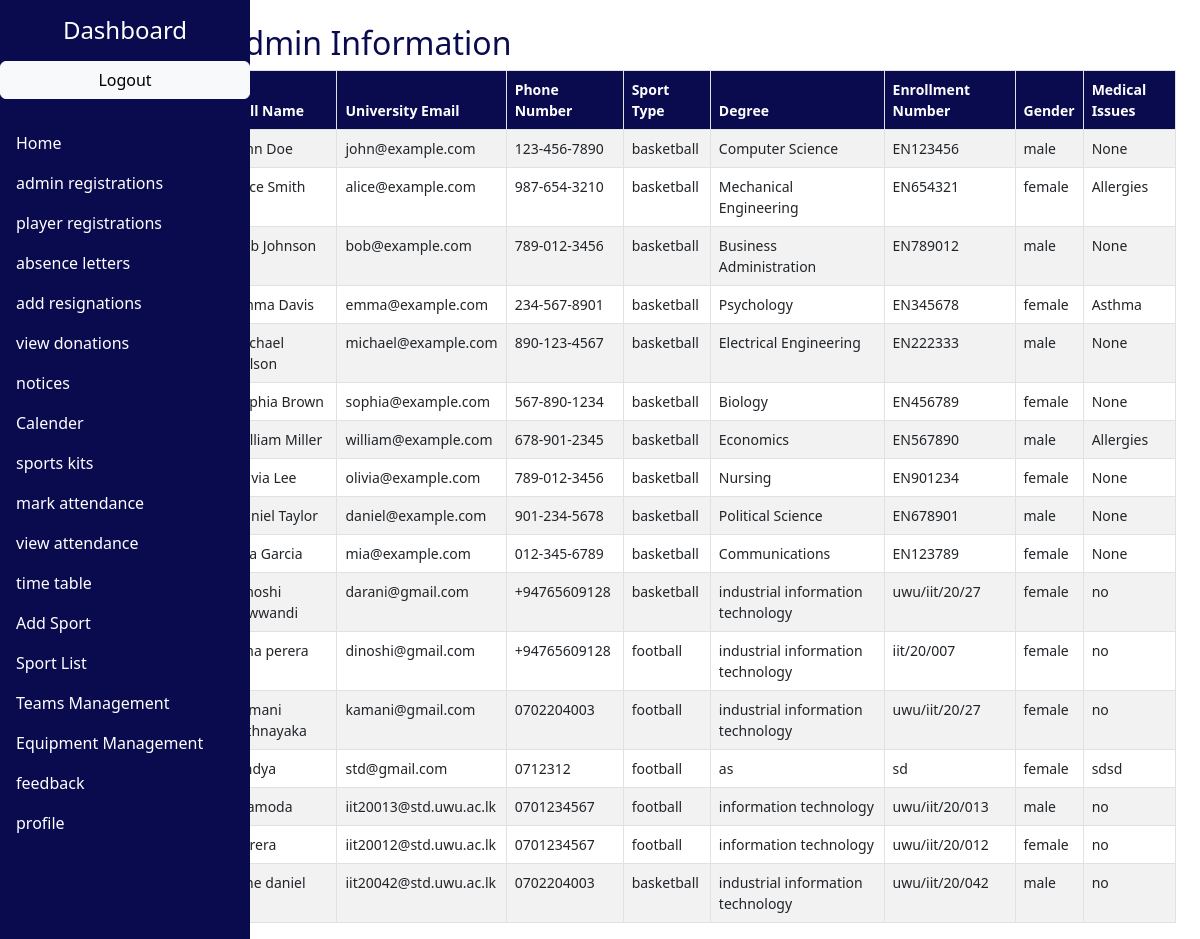
/player_registrations.php, run on the app's committed database.
### tables this page shows
CREATE TABLE `university_students` (
  `id` int(11) NOT NULL,
  `full_name` varchar(255) NOT NULL,
  `address` varchar(255) NOT NULL,
  `district` varchar(255) NOT NULL,
  `birthday` date NOT NULL,
  `nic` varchar(12) NOT NULL,
  `degree` varchar(255) NOT NULL,
  `faculty` varchar(255) NOT NULL,
  `enrollment_no` varchar(20) NOT NULL,
  `phone_no` varchar(15) NOT NULL,
  `university_email` varchar(255) NOT NULL,
  `password` varchar(255) NOT NULL,
  `gender` enum('male','female') NOT NULL,
  `sport_type` varchar(20) NOT NULL,
  `medical_issues` text NOT NULL,
  `confirm_password` varchar(255) NOT NULL
);

### classes/User.php (called while the page is built, shortened)
<?php
class User {
    public static function getAllPlayers($con) {
        try {
            $query = "SELECT * FROM university_students";
            $pstmt = $con->query($query);
            return $pstmt->fetchAll(PDO::FETCH_ASSOC);
        } catch (PDOException $exc) {
            die("Error getting players: " . $exc->getMessage());
        }
    }
}

### player_registrations.php (the view, shortened to what this page needs)
<?php
require_once 'classes/DbConnector.php';
require_once 'classes/User.php';
$con = DbConnector::getConnection();
$users = User::getAllPlayers($con);
?>
<!DOCTYPE html>
<html lang="en">
<head>
  <link href="https://cdn.jsdelivr.net/npm/bootstrap@5.3.0/dist/css/bootstrap.min.css" rel="stylesheet">
</head>
<body>
 <div class="container-fluid">
    <div class="row">
     <nav class="col-md-2 col-12 sidebar p-0">
             <div class="position-sticky">
          <h4 class="my-3 text-center">Dashboard</h4>
          <ul class="nav flex-column">
            <a href="logout.php" class="btn btn-outline-light btn-primary btn-light" style="color: black;">Logout</a>
<br>
                      <li class="nav-item">
                      <a class="nav-link active" href="admin_dashboard.php">Home</a>
                    </li>
                        <li class="nav-item">
                            <a class="nav-link active" href="admin_registrations.php">admin registrations</a>
                        </li>
                        <li class="nav-item">
                            <a class="nav-link active" href="player_registrations.php">player registrations</a>
                        </li>
                        <li class="nav-item">
                            <a class="nav-link active" href="admin_absence_letters.php">absence letters</a>
                        </li>
                        <li class="nav-item">
                            <a class="nav-link active" href="add_resignation.php">add resignations</a>
                        </li>
                        <li class="nav-item">
                            <a class="nav-link active" href="view_donation.php">view donations</a>
                        </li>
                        <li class="nav-item">
                            <a class="nav-link active" href="admin_notices.php">notices</a>
                        </li>
                        <li class="nav-item">
                            <a class="nav-link active" href="admin_event.php">Calender</a>
                        </li>
                          <li class="nav-item">
                            <a class="nav-link active" href="admin_sport_kit.php">sports kits</a>
                        </li>
                          <li class="nav-item">
                            <a class="nav-link active" href="mark_attendence.php">mark attendance</a>
                        </li>
                          <li class="nav-item">
                            <a class="nav-link active" href="view_attendance1.php">view attendance</a>
                        </li>
                          <li class="nav-item">
                            <a class="nav-link active" href="2.php">time table</a>
                        </li>
                        <li class="nav-item">
                          <a class="nav-link active" href="./add_sport.php">Add Sport</a>
                        </li>
                        <li class="nav-item">
                          <a class="nav-link active" href="./list_sports.php">Sport List</a>
                        </li>
                        <li class="nav-item">
                          <a class="nav-link active" href="./Teams.php">Teams Management</a>
                        </li>
                        <li class="nav-item">
                            <a class="nav-link active" href="./EquipmentStock.php">Equipment Management</a>
                        </li>
            <li class="nav-item">
              <a class="nav-link active" href="admin_feedback.php">feedback</a>
            </li>
            <li class="nav-item">
                            <a class="nav-link active" href="admin_profile.php">profile</a>
                        </li>
          </ul>
        </div>
      </nav>
      <main class="col-md-10 col-12 ms-sm-auto">
        <div class="container mt-4">
          <h2 style="color:#0A0B4F;">Admin Information</h2>
          <div class="table-responsive">
            <table class="table table-striped">
              <thead>
                <tr>
                  <th>Full Name</th>
                  <th>University Email</th>
                  <th>Phone Number</th>
                  <th>Sport Type</th>
                  <th>Degree</th>
                  <th>Enrollment Number</th>
                  <th>Gender</th>
                  <th>Medical Issues</th>
                </tr>
              </thead>
              <tbody>
                <?php foreach ($users as $user) { ?>
                  <tr>
                    <td>
                      <?php echo $user['full_name']; ?>
                    </td>
                    <td>
                      <?php echo $user['university_email']; ?>
                    </td>
                    <td>
                      <?php echo $user['phone_no']; ?>
                    </td>
                    <td>
                      <?php echo $user['sport_type']; ?>
                    </td>
                    <td>
                      <?php echo $user['degree']; ?>
                    </td>
                    <td>
                      <?php echo $user['enrollment_no']; ?>
                    </td>
                    <td>
                      <?php echo $user['gender']; ?>
                    </td>
                    <td>
                      <?php echo $user['medical_issues']; ?>
                    </td>
                  </tr>
                <?php } ?>
              </tbody>
            </table>
          </div>
        </div>
    </div>
  </div>
</body>
</html>

### player_registrations.php (style rules this page uses)
.sidebar { position: fixed; top: 0; left: 0; bottom: 0; background-color: #0A0B4F; color: white; overflow-y: auto; height: 100%; width: 250px; z-index: 1; padding: 20px; margin: 0; }
.sidebar .nav-link { color: white; }
.sidebar { background-color: #0A0B4F; color: white; min-height: 100vh; }
.table { font-size: 14px; }
.table th, .table td { border: 1px solid #dee2e6; padding: 8px; }
.table th { background-color: #0A0B4F; color: white; }
.table-striped tbody tr:nth-of-type(odd) { background-color: #f2f2f2; }

### data on the page
university_students: full_name "John Doe", university_email "john@example.com", phone_no "123-456-7890", sport_type "basketball", degree "Computer Science", enrollment_no "EN123456", gender "male", medical_issues "None"
university_students: full_name "Alice Smith", university_email "alice@example.com", phone_no "987-654-3210", sport_type "basketball", degree "Mechanical Engineering", enrollment_no "EN654321", gender "female", medical_issues "Allergies"
university_students: full_name "Bob Johnson", university_email "bob@example.com", phone_no "789-012-3456", sport_type "basketball", degree "Business Administration", enrollment_no "EN789012", gender "male", medical_issues "None"
university_students: full_name "Emma Davis", university_email "emma@example.com", phone_no "234-567-8901", sport_type "basketball", degree "Psychology", enrollment_no "EN345678", gender "female", medical_issues "Asthma"
university_students: full_name "Michael Wilson", university_email "michael@example.com", phone_no "890-123-4567", sport_type "basketball", degree "Electrical Engineering", enrollment_no "EN222333", gender "male", medical_issues "None"
university_students: full_name "Sophia Brown", university_email "sophia@example.com", phone_no "567-890-1234", sport_type "basketball", degree "Biology", enrollment_no "EN456789", gender "female", medical_issues "None"
university_students: full_name "William Miller", university_email "william@example.com", phone_no "678-901-2345", sport_type "basketball", degree "Economics", enrollment_no "EN567890", gender "male", medical_issues "Allergies"
university_students: full_name "Olivia Lee", university_email "olivia@example.com", phone_no "789-012-3456", sport_type "basketball", degree "Nursing", enrollment_no "EN901234", gender "female", medical_issues "None"
university_students: full_name "Daniel Taylor", university_email "daniel@example.com", phone_no "901-234-5678", sport_type "basketball", degree "Political Science", enrollment_no "EN678901", gender "male", medical_issues "None"
university_students: full_name "Mia Garcia", university_email "mia@example.com", phone_no "012-345-6789", sport_type "basketball", degree "Communications", enrollment_no "EN123789", gender "female", medical_issues "None"
university_students: full_name "dinoshi sewwandi", university_email "darani@gmail.com", phone_no "+94765609128", sport_type "basketball", degree "industrial information technology", enrollment_no "uwu/iit/20/27", gender "female", medical_issues "no"
university_students: full_name "ama perera", university_email "dinoshi@gmail.com", phone_no "+94765609128", sport_type "football", degree "industrial information technology", enrollment_no "iit/20/007", gender "female", medical_issues "no"
university_students: full_name "kamani rathnayaka", university_email "kamani@gmail.com", phone_no "0702204003", sport_type "football", degree "industrial information technology", enrollment_no "uwu/iit/20/27", gender "female", medical_issues "no"
university_students: full_name "vindya", university_email "std@gmail.com", phone_no "0712312", sport_type "football", degree "as", enrollment_no "sd", gender "female", medical_issues "sdsd"
university_students: full_name "thamoda", university_email "iit20013@std.uwu.ac.lk", phone_no "0701234567", sport_type "football", degree "information technology", enrollment_no "uwu/iit/20/013", gender "male", medical_issues "no"
university_students: full_name "perera", university_email "iit20012@std.uwu.ac.lk", phone_no "0701234567", sport_type "football", degree "information technology", enrollment_no "uwu/iit/20/012", gender "female", medical_issues "no"
university_students: full_name "jone daniel", university_email "iit20042@std.uwu.ac.lk", phone_no "0702204003", sport_type "basketball", degree "industrial information technology", enrollment_no "uwu/iit/20/042", gender "male", medical_issues "no"
